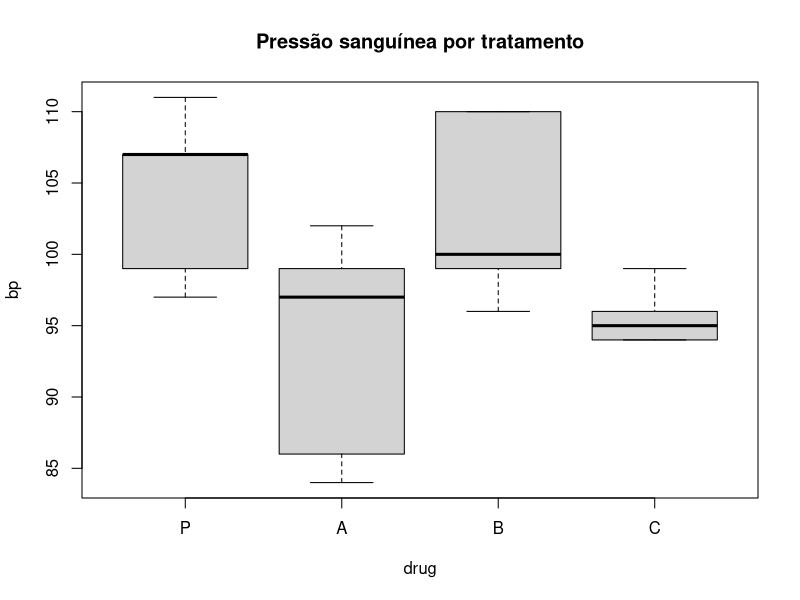
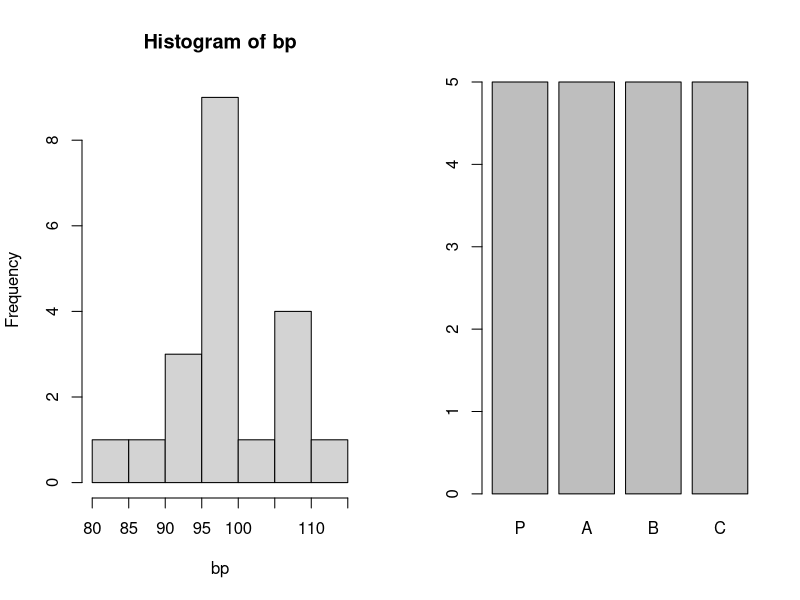
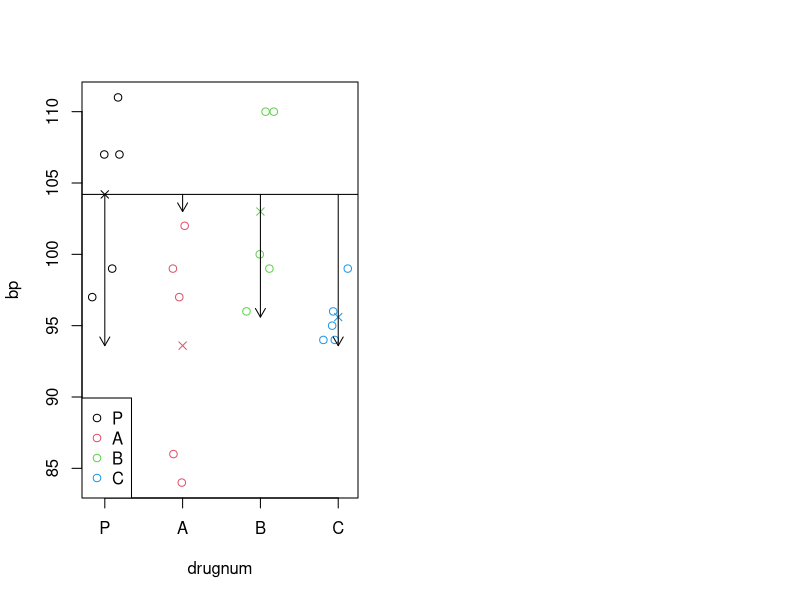
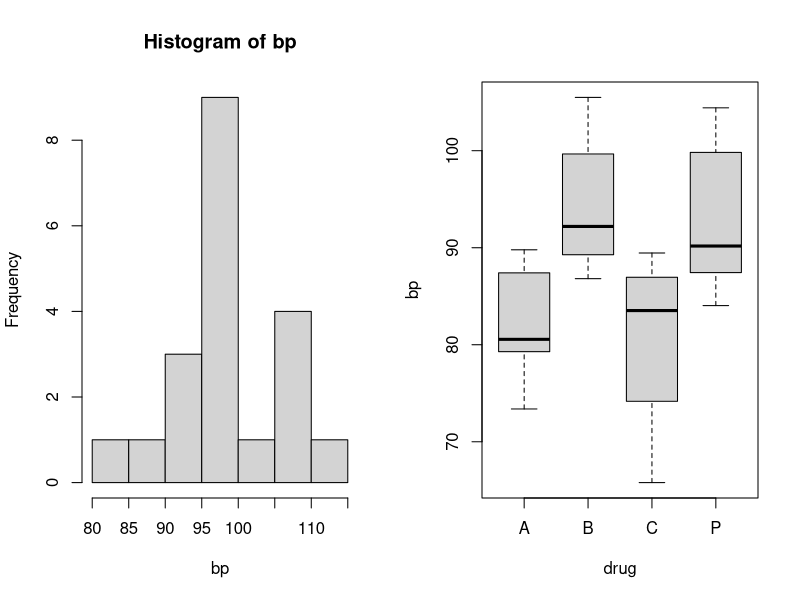
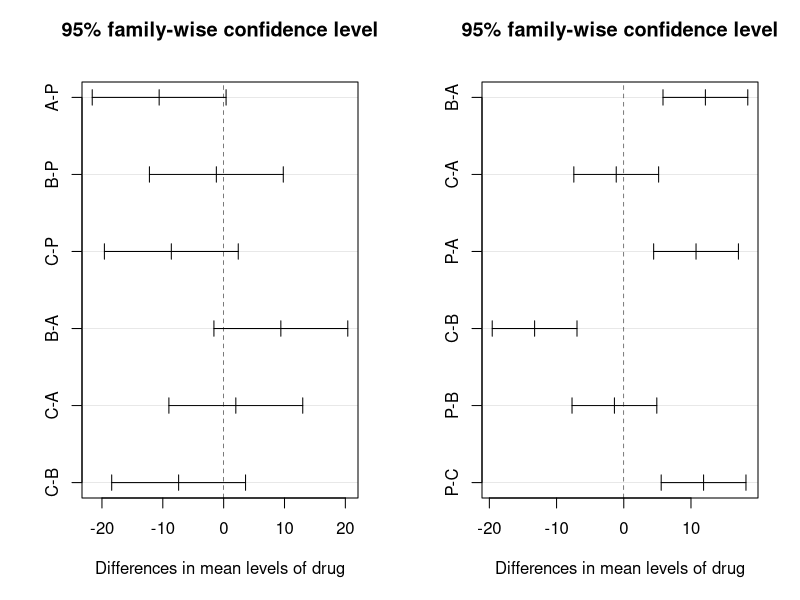
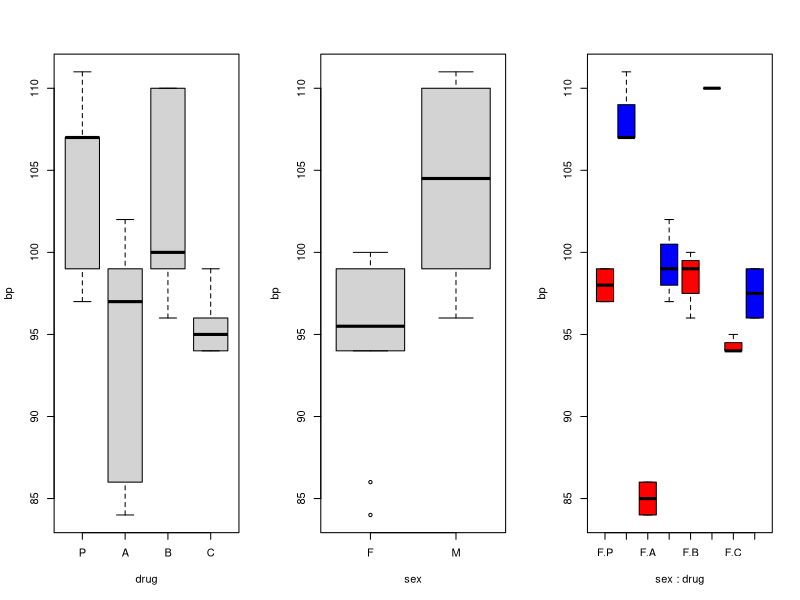
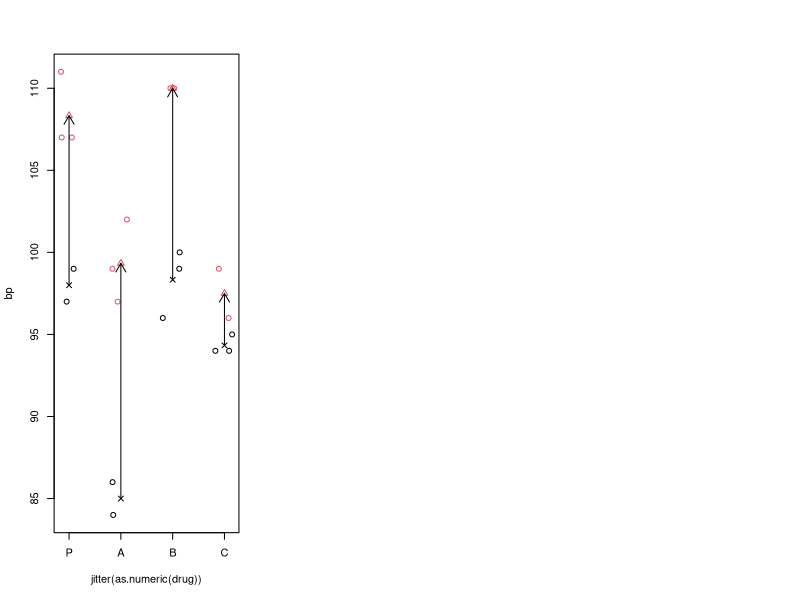
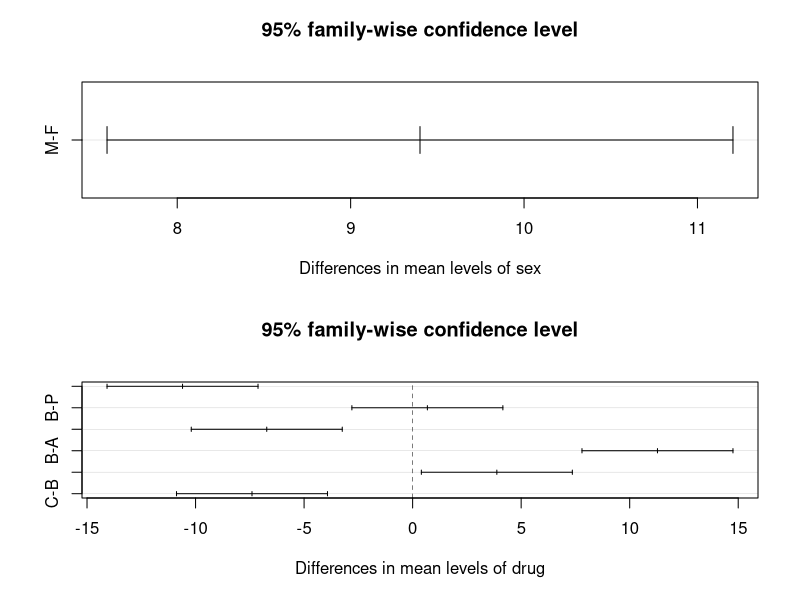

These charts were generated, in order, by the following R code:
## ---- chunk 1
on_change_size <- function(before, options, envir) {
    if (before)
        return(paste(options$change_size))
}

knitr::knit_hooks$set(change_size = on_change_size)
knitr::opts_chunk$set(prompt = TRUE,
                      warning = FALSE,
                      dev.args=list(pointsize=17),
                      change_size='\\small')
set.seed(551991)
## ---- chunk 2
sex  <- sample(rep(c("M", "F"), 10))
drug <- factor(rep(1:4, each=5), labels=c("P", "A", "B", "C"))
bp   <- floor(rnorm(20, 110 - 10 * (sex == "F"), 3))
bp[drug == "A"] <- bp[drug == "A"] - 12
bp[drug == "C"] <- bp[drug == "C"] - 10 + 5 * (sex[drug == "C"] == "F")

knitr::kable(as.data.frame(split(bp, drug)),
             digits = 2,
             caption = "Pressão sanguínea por tratamento")
## ---- chunk 3
drug <- factor(rep(1:4, each=5), labels = c("P", "A", "B", "C"))
bp   <- c(107, 111,  99, 107, 97, 102, 84, 86, 97, 99,
          110,  99, 100, 110, 96,  96, 95, 94, 99, 94)
plot(bp~drug, main = "Pressão sanguínea por tratamento")
## ---- chunk 4
par(mfrow = c(1,2))
hist(bp)
plot(drug)
## ---- chunk 5
(model_drug <- aov(bp~drug))
## ---- chunk 6
summary(model_drug)
## ---- chunk 7
(model_lm <- lm(bp ~ drug))
## ---- chunk 8
cf       <- coef(model_lm)
drugmn   <- c(cf[1], cf[1] + cf[2:4])
drugnum  <- jitter(as.numeric(drug))

plot(bp~drugnum, col = drug, xaxt="n")
points(1:4, drugmn, col=1:4, pch=4)
abline(h = drugmn[1])
arrows(1:4, drugmn[1], 1:4, drugmn[2:4], length=.1)
axis(side = 1, at = 1:4, labels = levels(drug))
legend("bottomleft", levels(drug), col = 1:4, pch = 1, bg = "white")
## ---- chunk 9
(drugcf   <- coef(model_lm))
(drugmean <- c(drugcf[1], drugcf[2:4] + drugcf[1]))

c(mean(bp[drug == "P"]), mean(bp[drug == "A"]),
  mean(bp[drug == "B"]), mean(bp[drug == "C"]))
coef(lm(bp ~ 0 + drug))
## ---- chunk 10
ssr <- sum((mean(bp) - predict(model_lm))^2)
sse <- sum((bp - predict(model_drug))^2) # ou sum(resid(model_drug)^2)
f   <- (ssr / (4 - 1)) / (sse / (20 - 4))
data.frame("SSR" = ssr, "SSE" = sse, "F" = f, "P" = 1 - pf(f, 4-1, 20-4))

anova(model_drug)
## ---- chunk 11
hbp <- read.table('hbp-treatment.tsv', header=T)
## ---- chunk 12
par(mfrow = c(1,2))
hist(bp)
boxplot(bp~drug, data=hbp)
## ---- chunk 13
summary(aov(bp~drug))
## ---- chunk 14

## ---- chunk 15
pairwise.t.test(bp, drug, p.adjust.method = "bonf")
## ---- chunk 16
TukeyHSD(model_drug)
## ---- chunk 17
plot(TukeyHSD(model_drug))
## ---- chunk 18
TukeyHSD(aov(bp~drug, data=hbp))
## ---- chunk 19
plot(TukeyHSD(aov(bp~drug, data=hbp)))
## ---- chunk 20
mtx <- data.frame(bp, drug, sex)
knitr::kable(cbind(mtx[1:10,], mtx[11:20,]),
             col.names = rep(c("Pressão Sanguínea", "Tratamento", "Sexo"), 2),
             caption = "Pressão Sanguínea por Tratamento e sexo")
## ---- chunk 21
sex <- factor(c("M","M","F","M","F","M","F","F","M","M",
                "M","F","F","M","F","M","F","F","M","F"))
par(mfrow = c(1,3))
boxplot(bp~drug)
boxplot(bp~sex)
boxplot(bp~sex*drug, col=c('red', 'blue'))
## ---- chunk 22
summary(aov(bp ~ sex * drug))
## ---- chunk 23
cf <- coef(lm(bp~0+drug*sex))
plot(bp~jitter(as.numeric(drug)), col=sex, xaxt="n")
axis(side = 1, 1:4, levels(drug))
points(1:4, cf[1:4], col=1, pch=4)
points(1:4, cf[5] + cf[1:4] + c(0, cf[6:8]), col=2, pch=2)
arrows(1:4, cf[1:4],
       1:4, cf[5] + cf[1:4] + c(0, cf[6:8]), length=.1)
## ---- chunk 24
sssex  <- sum((predict(lm(bp~sex)) - predict(lm(bp~1)))^2)
ssdrug <- sum((predict(lm(bp~sex+drug)) - predict(lm(bp~sex)))^2)
ssint  <- sum((predict(lm(bp~sex*drug)) - predict(lm(bp~sex+drug)))^2)
sserr  <- sum(resid(lm(bp~sex*drug))^2)
c("SS SEX"=sssex, "SS DRUG"=ssdrug, "SS SEX:DRUG"=ssint, "SS ERR"=sserr)

summary(aov(bp~sex*drug))[[1]]
## ---- chunk 25
par(mfrow = c(2,1))
plot(TukeyHSD(aov(bp~sex*drug), "sex"))
plot(TukeyHSD(aov(bp~sex*drug), "drug"))
## ---- chunk 26
plot(TukeyHSD(aov(bp~sex*drug), "sex:drug"))
## ---- chunk 27
boxplot(bp~sex*drug, data=hbp, col = c("red", "blue"))
## ---- chunk 28
summary(aov(bp~sex*drug))
## ---- chunk 29
TukeyHSD(aov(bp~sex*drug))$`sex:drug`
## ---- chunk 30
table <- TukeyHSD(aov(bp~sex*drug))$`sex:drug`
rows  <- c("M:P-F:P", "M:A-F:A", "M:B-F:B", "M:C-F:C")
set   <- as.data.frame(table[rows,])
par(mar=c(4, 6, 2, 2))
plot(range(set), c(1, nrow(set)), type="n",
     xlab = "diff", ylab = "", yaxt="n")
abline(v = 0, lty=2)
points(set$diff, 1:4)
arrows(set$lwr, 1:4, set$upr, 1:4, angle=90, code = 3, length = .1)
axis(side = 2, 1:4, rownames(set), las=2)

boxplot(bp~sex:drug, data=hbp)
